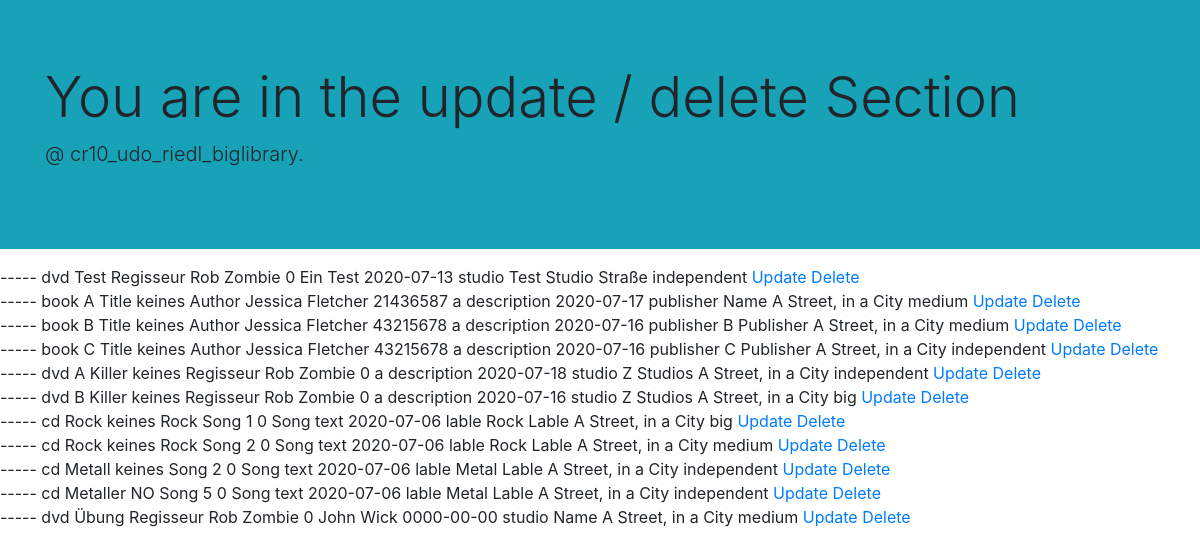
/PHP/index.php, run on the app's committed database.
### tables this page shows
CREATE TABLE `media` (
  `media_id` int(11) NOT NULL,
  `product` enum('book','dvd','cd') NOT NULL,
  `title` varchar(255) NOT NULL,
  `img` varchar(255) DEFAULT NULL,
  `author_regisseur_band` enum('Author','Regisseur','Band') NOT NULL,
  `name_title` varchar(100) NOT NULL,
  `isbn` int(20) DEFAULT NULL,
  `description` varchar(255) NOT NULL,
  `published` date NOT NULL,
  `publisher_studio_lable` enum('publisher','studio','lable') DEFAULT NULL,
  `name` varchar(255) DEFAULT NULL,
  `adress` varchar(255) DEFAULT NULL,
  `size` enum('big','medium','independent') DEFAULT NULL
);

### PHP/index.php (the view, shortened to what this page needs)
<!DOCTYPE html>
<html lang="en">
<head>
    <link rel="stylesheet" href="https://stackpath.bootstrapcdn.com/bootstrap/4.5.0/css/bootstrap.min.css">
</head>
<body>
<div class="jumbotron jumbotron-fluid bg-info mb-3">
    <div class="container">
    <h1 class="display-4">You are in the update / delete Section</h1>
    <p class="lead"> @ cr10_udo_riedl_biglibrary.</p>
    </div>
    </div>
    <div class= "index">
    <?php
        include ("actions/db_connect.php");
        $sql = "SELECT * FROM media";
        $result = mysqli_query($conn, $sql);
        if($result->num_rows == 0 ){
            echo "NO RESULT";
        }else {
            $rows = $result->fetch_all(MYSQLI_ASSOC);
            foreach ($rows as $key => $value) {
                echo $value["id"]. " ----- " .$value["product"]." ".$value["title"]." ".$value["img"]." ".$value["author_regisseur_band"]." ".$value["name_title"]." ".$value["isbn"]." ".$value["description"]." ".$value["published"]." ".$value["publisher_studio_lable"]." ".$value["name"]." ".$value["adress"]." ".$value["size"]. " <a href='update.php?id=".$value["id"]." '>Update</a> <a href='delete.php?id=".$value["id"]."'>Delete</a><br>";
            }
        }
    ?>
    </div>
</body>
</html>

### data on the page
media: product "dvd", title "Test", author_regisseur_band "Regisseur", name_title "Rob Zombie", isbn "0", description "Ein Test", published "2020-07-13", publisher_studio_lable "studio", name "Test Studio", adress "Straße", size "independent"
media: product "book", title "A Title", img "keines", author_regisseur_band "Author", name_title "Jessica Fletcher", isbn "21436587", description "a description", published "2020-07-17", publisher_studio_lable "publisher", name "Name", adress "A Street, in a City", size "medium"
media: product "book", title "B Title", img "keines", author_regisseur_band "Author", name_title "Jessica Fletcher", isbn "43215678", description "a description", published "2020-07-16", publisher_studio_lable "publisher", name "B Publisher", adress "A Street, in a City", size "medium"
media: product "book", title "C Title", img "keines", author_regisseur_band "Author", name_title "Jessica Fletcher", isbn "43215678", description "a description", published "2020-07-16", publisher_studio_lable "publisher", name "C Publisher", adress "A Street, in a City", size "independent"
media: product "dvd", title "A Killer", img "keines", author_regisseur_band "Regisseur", name_title "Rob Zombie", isbn "0", description "a description", published "2020-07-18", publisher_studio_lable "studio", name "Z Studios", adress "A Street, in a City", size "independent"
media: product "dvd", title "B Killer", img "keines", author_regisseur_band "Regisseur", name_title "Rob Zombie", isbn "0", description "a description", published "2020-07-16", publisher_studio_lable "studio", name "Z Studios", adress "A Street, in a City", size "big"
media: product "cd", title "Rock", img "keines", name_title "Rock Song 1", isbn "0", description "Song text", published "2020-07-06", publisher_studio_lable "lable", name "Rock Lable", adress "A Street, in a City", size "big"
media: product "cd", title "Rock", img "keines", name_title "Rock Song 2", isbn "0", description "Song text", published "2020-07-06", publisher_studio_lable "lable", name "Rock Lable", adress "A Street, in a City", size "medium"
media: product "cd", title "Metall", img "keines", name_title "Song 2", isbn "0", description "Song text", published "2020-07-06", publisher_studio_lable "lable", name "Metal Lable", adress "A Street, in a City", size "independent"
media: product "cd", title "Metaller", img "NO", name_title "Song 5", isbn "0", description "Song text", published "2020-07-06", publisher_studio_lable "lable", name "Metal Lable", adress "A Street, in a City", size "independent"
media: product "dvd", title "Übung", author_regisseur_band "Regisseur", name_title "Rob Zombie", isbn "0", description "John Wick", published "0000-00-00", publisher_studio_lable "studio", name "Name", adress "A Street, in a City", size "medium"
